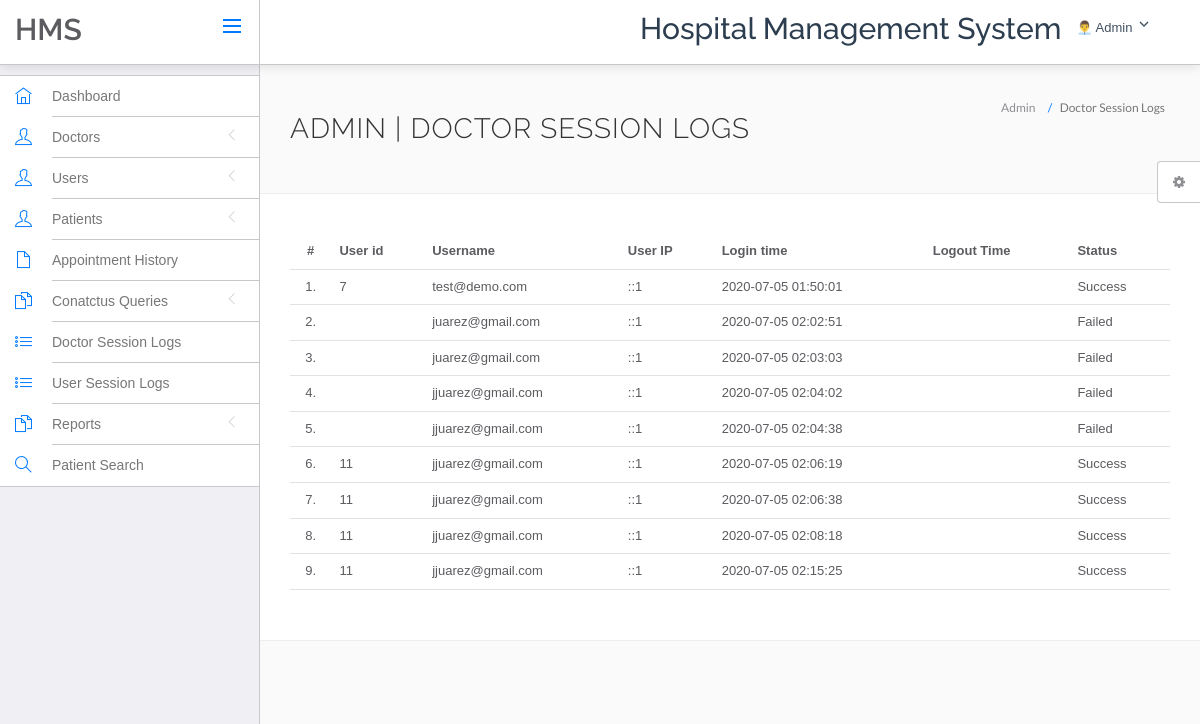
The app's page /hospital/hms/admin/doctor-logs.php (signed in) with its own data.
### tables this page shows
CREATE TABLE `doctorslog` (
  `id` int(11) NOT NULL,
  `uid` int(11) DEFAULT NULL,
  `username` varchar(255) DEFAULT NULL,
  `userip` binary(16) DEFAULT NULL,
  `loginTime` timestamp NULL DEFAULT current_timestamp(),
  `logout` varchar(255) DEFAULT NULL,
  `status` int(11) DEFAULT NULL
);

### hospital/hms/admin/doctor-logs.php (the view, shortened to what this page needs)
<?php
include('include/config.php');
?>
<!DOCTYPE html>
<html lang="en">
	<head>
		<link rel="stylesheet" href="vendor/bootstrap/css/bootstrap.min.css">
		<link rel="stylesheet" href="vendor/fontawesome/css/font-awesome.min.css">
		<link rel="stylesheet" href="vendor/themify-icons/themify-icons.min.css">
		<link href="vendor/animate.css/animate.min.css" rel="stylesheet" media="screen">
		<link href="vendor/perfect-scrollbar/perfect-scrollbar.min.css" rel="stylesheet" media="screen">
		<link href="vendor/switchery/switchery.min.css" rel="stylesheet" media="screen">
		<link href="vendor/bootstrap-touchspin/jquery.bootstrap-touchspin.min.css" rel="stylesheet" media="screen">
		<link href="vendor/select2/select2.min.css" rel="stylesheet" media="screen">
		<link href="vendor/bootstrap-datepicker/bootstrap-datepicker3.standalone.min.css" rel="stylesheet" media="screen">
		<link href="vendor/bootstrap-timepicker/bootstrap-timepicker.min.css" rel="stylesheet" media="screen">
		<link rel="stylesheet" href="assets/css/styles.css">
		<link rel="stylesheet" href="assets/css/plugins.css">
		<link rel="stylesheet" href="assets/css/themes/theme-1.css" id="skin_color" />
	</head>
	<body>
		<div id="app">
<?php include('include/sidebar.php');?>
			<div class="app-content">
					<?php include('include/header.php');?>
				<div class="main-content" >
					<div class="wrap-content container" id="container">
						<section id="page-title">
							<div class="row">
								<div class="col-sm-8">
									<h1 class="mainTitle">Admin  | Doctor Session Logs</h1>
																	</div>
								<ol class="breadcrumb">
									<li>
										<span>Admin </span>
									</li>
									<li class="active">
										<span>Doctor Session Logs</span>
									</li>
								</ol>
							</div>
						</section>
						<div class="container-fluid container-fullw bg-white">
									<div class="row">
								<div class="col-md-12">
									<table class="table table-hover" id="sample-table-1">
										<thead>
											<tr>
												<th class="center">#</th>
												<th class="hidden-xs">User id</th>
												<th>Username</th>
												<th>User IP</th>
												<th>Login time</th>
												<th>Logout Time </th>
												<th> Status </th>
											</tr>
										</thead>
										<tbody>
<?php
$sql=mysqli_query($con,"select * from doctorslog ");
$cnt=1;
while($row=mysqli_fetch_array($sql))
{
?>
											<tr>
												<td class="center"><?php echo $cnt;?>.</td>
												<td class="hidden-xs"><?php echo $row['uid'];?></td>
												<td class="hidden-xs"><?php echo $row['username'];?></td>
												<td><?php echo $row['userip'];?></td>
												<td><?php echo $row['loginTime'];?></td>
												<td><?php echo $row['logout'];?>
												</td>
												<td>
<?php if($row['status']==1)
{
	echo "Success";
}
else
{
	echo "Failed";
}?>
</td>
											</tr>
											<?php
$cnt=$cnt+1;
											 }?>
										</tbody>
									</table>
								</div>
							</div>
								</div>
					</div>
				</div>
			</div>
	<?php include('include/setting.php');?>
		</div>
	</body>
</html>

### hospital/hms/admin/include/sidebar.php (shortened to what this page needs)
<div class="sidebar app-aside" id="sidebar">
				<div class="sidebar-container perfect-scrollbar">
<nav>
						<ul class="main-navigation-menu">
							<li>
								<a href="dashboard.php">
									<div class="item-content">
										<div class="item-media">
											<i class="ti-home"></i>
										</div>
										<div class="item-inner">
											<span class="title"> Dashboard </span>
										</div>
									</div>
								</a>
							</li>
							<li>
								<a href="javascript:void(0)">
									<div class="item-content">
										<div class="item-media">
											<i class="ti-user"></i>
										</div>
										<div class="item-inner">
											<span class="title"> Doctors </span><i class="icon-arrow"></i>
										</div>
									</div>
								</a>
								</li>
				<li>
								<a href="javascript:void(0)">
									<div class="item-content">
										<div class="item-media">
											<i class="ti-user"></i>
										</div>
										<div class="item-inner">
											<span class="title"> Users </span><i class="icon-arrow"></i>
										</div>
									</div>
								</a>
								</li>
								<li>
								<a href="javascript:void(0)">
									<div class="item-content">
										<div class="item-media">
											<i class="ti-user"></i>
										</div>
										<div class="item-inner">
											<span class="title"> Patients </span><i class="icon-arrow"></i>
										</div>
									</div>
								</a>
								</li>
<li>
								<a href="appointment-history.php">
									<div class="item-content">
										<div class="item-media">
											<i class="ti-file"></i>
										</div>
										<div class="item-inner">
											<span class="title"> Appointment History </span>
										</div>
									</div>
								</a>
							</li>
				<li>
								<a href="javascript:void(0)">
									<div class="item-content">
										<div class="item-media">
											<i class="ti-files"></i>
										</div>
										<div class="item-inner">
											<span class="title"> Conatctus Queries </span><i class="icon-arrow"></i>
										</div>
									</div>
								</a>
								</li>
	<li>
								<a href="doctor-logs.php">
									<div class="item-content">
										<div class="item-media">
											<i class="ti-list"></i>
										</div>
										<div class="item-inner">
											<span class="title"> Doctor Session Logs </span>
										</div>
									</div>
								</a>
							</li>
							<li>
								<a href="user-logs.php">
									<div class="item-content">
										<div class="item-media">
											<i class="ti-list"></i>
										</div>
										<div class="item-inner">
											<span class="title"> User Session Logs </span>
										</div>
									</div>
								</a>
							</li>
				<li>
								<a href="javascript:void(0)">
									<div class="item-content">
										<div class="item-media">
											<i class="ti-files"></i>
										</div>
										<div class="item-inner">
											<span class="title"> Reports </span><i class="icon-arrow"></i>
										</div>
									</div>
								</a>
								<li>
								<a href="patient-search.php">
									<div class="item-content">
										<div class="item-media">
											<i class="ti-search"></i>
										</div>
										<div class="item-inner">
											<span class="title"> Patient Search </span>
										</div>
									</div>
								</a>
							</li>
								</li>
						</ul>
					</nav>
					</div>
			</div>

### hospital/hms/admin/include/header.php (shortened to what this page needs)
<header class="navbar navbar-default navbar-static-top" style="background: rgba(255, 255, 255, 0.1); backdrop-filter: blur(10px); border: none; box-shadow: 0 2px 10px rgba(0,0,0,0.1);">
    <div class="navbar-header">
        <a class="navbar-brand" href="#" style="color: #2c3e50;">
            <h2 style="padding-top:20%; font-weight: 600;">HMS</h2>
        </a>
        <a href="#" class="sidebar-toggler pull-right visible-md visible-lg">
            <svg width="24" height="24" viewBox="0 0 24 24" fill="none" stroke="currentColor" stroke-width="2">
                <line x1="3" y1="12" x2="21" y2="12"></line>
                <line x1="3" y1="6" x2="21" y2="6"></line>
                <line x1="3" y1="18" x2="21" y2="18"></line>
            </svg>
        </a>
    </div>
    <div class="navbar-collapse collapse">
        <ul class="nav navbar-right">
            <li style="padding-top:2%">
                <h2 style="color: #2c3e50; font-weight: 500;">Hospital Management System</h2>
            </li>
            <li class="dropdown current-user">
            <a href class="dropdown-toggle" data-toggle="dropdown" style="display: flex; align-items: center; gap: 8px;">
                    <span class="username" style="color: #2c3e50;">
                    <text x="10" y="45" font-size="19">👨‍💼 Admin</text>
                        <svg width="16" height="16" viewBox="0 0 24 24" fill="none" stroke="currentColor" stroke-width="2">
                            <polyline points="6 9 12 15 18 9"></polyline>
                        </svg>
                    </span>
                </a>
            </li>
        </ul>
    </div>
</header>

### hospital/hms/admin/include/setting.php (shortened to what this page needs)
<div class="settings panel panel-default hidden-xs hidden-sm" id="settings">
				<button ct-toggle="toggle" data-toggle-class="active" data-toggle-target="#settings" class="btn btn-default">
					<i class="fa fa-spin fa-gear"></i>
				</button>
			</div>

### hospital/hms/admin/assets/css/plugins.css (style rules this page uses)
.perfect-scrollbar { overflow-y: hidden !important; }

### hospital/hms/admin/assets/css/themes/theme-1.css (style rules this page uses)
body { background: #FAFAFA; }
header .navbar-header { background: #ffffff !important; border-right-color: #c8c7cc !important; border-bottom-color: #c8c7cc !important; }
header .navbar-header .sidebar-toggler, header .navbar-header .sidebar-mobile-toggler { color: #007aff !important; }
header .navbar-header .navbar-brand { color: #777 !important; }
header .navbar-collapse { background: #ffffff !important; border-bottom-color: #c8c7cc !important; box-shadow: none !important; }
header .navbar-collapse .navbar-right > li > a { color: #777; }
#sidebar { background: #EFEFF4 !important; }
#sidebar:before { border-right-width: "1px" !important; border-right-style: solid; border-right-color: #c8c7cc !important; }
#sidebar nav { border-right-width: "1px" !important; border-right-style: solid; border-right-color: #c8c7cc !important; }
#sidebar nav > ul { background: #ffffff !important; border-bottom-color: #c8c7cc !important; border-top-color: #c8c7cc !important; }
#sidebar nav > ul > li > a .item-media > i { color: #007aff !important; }
#sidebar nav > ul > li > a .item-inner { color: #777 !important; border-bottom-color: #c8c7cc; }

### records on screen
doctorslog: uid "7", username "test@demo.com", userip "::1", loginTime "2020-07-05 01:50:01", status "Success"
doctorslog: username "juarez@gmail.com", userip "::1", loginTime "2020-07-05 02:02:51", status "Failed"
doctorslog: username "juarez@gmail.com", userip "::1", loginTime "2020-07-05 02:03:03", status "Failed"
doctorslog: username "jjuarez@gmail.com", userip "::1", loginTime "2020-07-05 02:04:02", status "Failed"
doctorslog: username "jjuarez@gmail.com", userip "::1", loginTime "2020-07-05 02:04:38", status "Failed"
doctorslog: uid "11", username "jjuarez@gmail.com", userip "::1", loginTime "2020-07-05 02:06:19", status "Success"
doctorslog: uid "11", username "jjuarez@gmail.com", userip "::1", loginTime "2020-07-05 02:06:38", status "Success"
doctorslog: uid "11", username "jjuarez@gmail.com", userip "::1", loginTime "2020-07-05 02:08:18", status "Success"
doctorslog: uid "11", username "jjuarez@gmail.com", userip "::1", loginTime "2020-07-05 02:15:25", status "Success"
